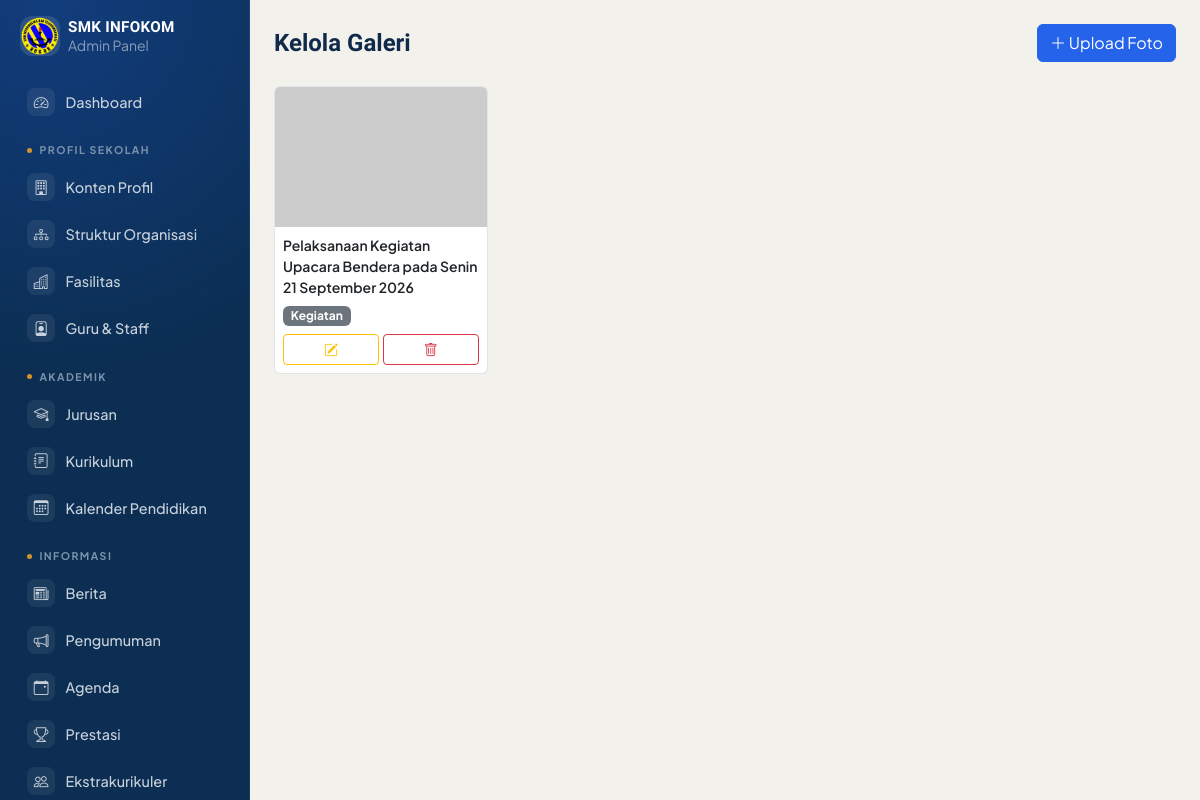
The page /admin/galeri/list.php (signed in) on the database as committed earlier.
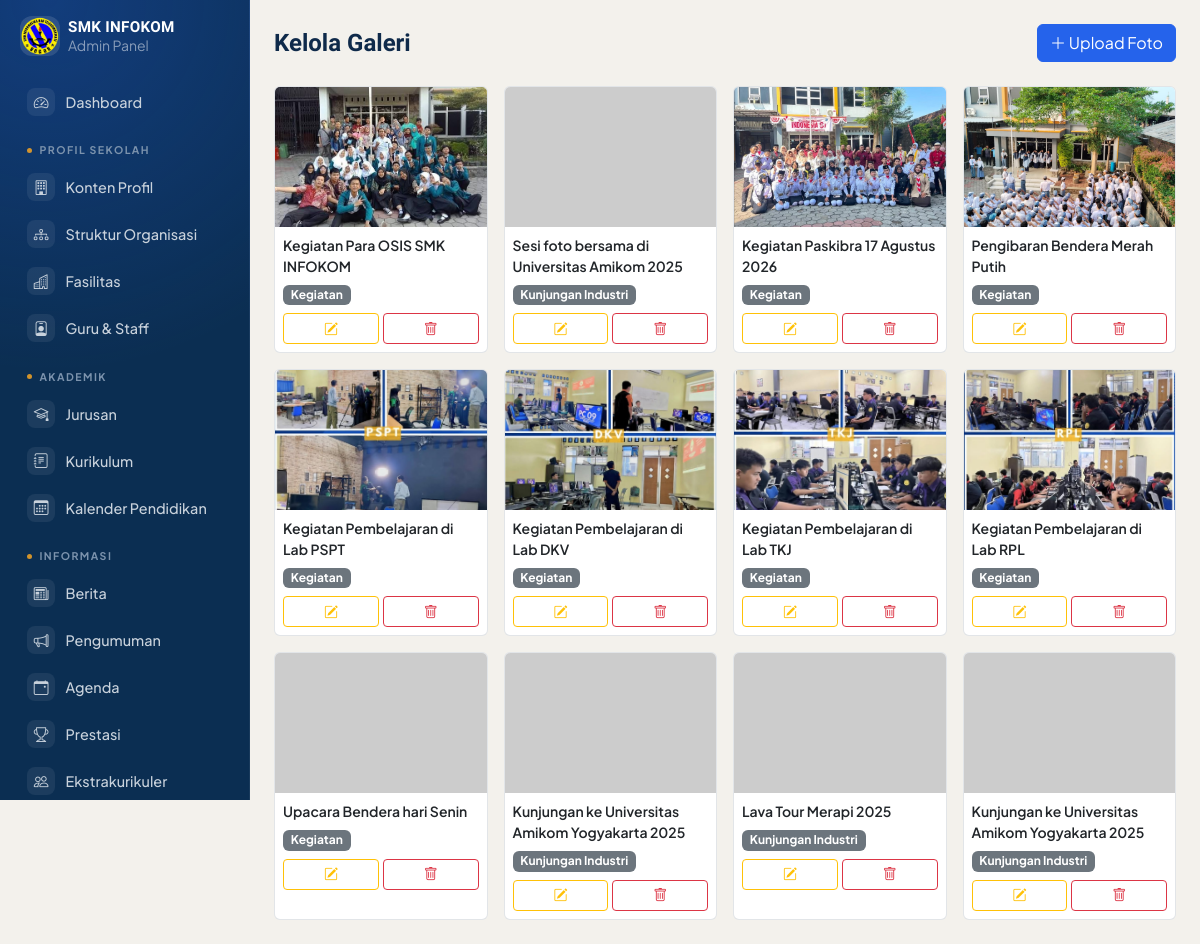
The same page on the database as committed later.
### tables this page shows
CREATE TABLE `galeri` (
  `id` int NOT NULL,
  `judul` varchar(150) NOT NULL,
  `gambar` varchar(255) NOT NULL,
  `kategori` varchar(50) DEFAULT 'Kegiatan',
  `created_at` timestamp NOT NULL DEFAULT CURRENT_TIMESTAMP
);

### admin/galeri/list.php (the view, shortened to what this page needs)
<?php
require_once __DIR__ . '/../../includes/koneksi.php';
$galeri = $pdo->query("SELECT * FROM galeri ORDER BY created_at DESC")->fetchAll();
require_once __DIR__ . '/../includes/top.php';
?>
    <div class="d-flex justify-content-between align-items-center mb-4">
      <h4 class="mb-0">Kelola Galeri</h4>
      <a href="tambah.php" class="btn btn-primary"><i class="bi bi-plus-lg"></i> Upload Foto</a>
    </div>
    <div class="row g-3">
      <?php foreach ($galeri as $g): ?>
      <div class="col-6 col-md-3">
        <div class="card card-admin h-100">
          <img src="../../uploads/galeri/<?= htmlspecialchars($g['gambar']) ?>"
               style="height:140px;object-fit:cover;" class="card-img-top"
               onerror="this.src='https://placehold.co/300x200'">
          <div class="card-body p-2">
            <p class="small fw-semibold mb-1"><?= htmlspecialchars($g['judul']) ?></p>
            <span class="badge bg-secondary mb-2"><?= htmlspecialchars($g['kategori']) ?></span>
            <div class="d-flex gap-1">
              <a href="edit.php?id=<?= $g['id'] ?>" class="btn btn-sm btn-outline-warning flex-fill"><i class="bi bi-pencil-square"></i></a>
              <a href="hapus.php?id=<?= $g['id'] ?>" class="btn btn-sm btn-outline-danger flex-fill"
                 onclick="return confirm('Yakin ingin menghapus foto ini?');"><i class="bi bi-trash"></i></a>
            </div>
          </div>
        </div>
      </div>
      <?php endforeach; ?>
    </div>
<?php require_once __DIR__ . '/../includes/bottom.php'; ?>

Rows that differ between the two databases and show on the page:
removed galeri: judul "Pelaksanaan Kegiatan Upacara Bendera pada Senin 21 September 2026", kategori "Kegiatan"
added galeri: gambar (picture), judul "Kegiatan Para OSIS SMK INFOKOM", kategori "Kegiatan"
added galeri: judul "Sesi foto bersama di Universitas Amikom 2025", kategori "Kunjungan Industri"
added galeri: gambar (picture), judul "Kegiatan Paskibra 17 Agustus 2026", kategori "Kegiatan"
added galeri: gambar (picture), judul "Pengibaran Bendera Merah Putih", kategori "Kegiatan"
added galeri: gambar (picture), judul "Kegiatan Pembelajaran di Lab PSPT", kategori "Kegiatan"
added galeri: gambar (picture), judul "Kegiatan Pembelajaran di Lab DKV", kategori "Kegiatan"
added galeri: gambar (picture), judul "Kegiatan Pembelajaran di Lab TKJ", kategori "Kegiatan"
added galeri: gambar (picture), judul "Kegiatan Pembelajaran di Lab RPL", kategori "Kegiatan"
added galeri: judul "Upacara Bendera hari Senin", kategori "Kegiatan"
added galeri: judul "Kunjungan ke Universitas Amikom Yogyakarta 2025", kategori "Kunjungan Industri"
added galeri: judul "Lava Tour Merapi 2025", kategori "Kunjungan Industri"
added galeri: judul "Kunjungan ke Universitas Amikom Yogyakarta 2025", kategori "Kunjungan Industri"
